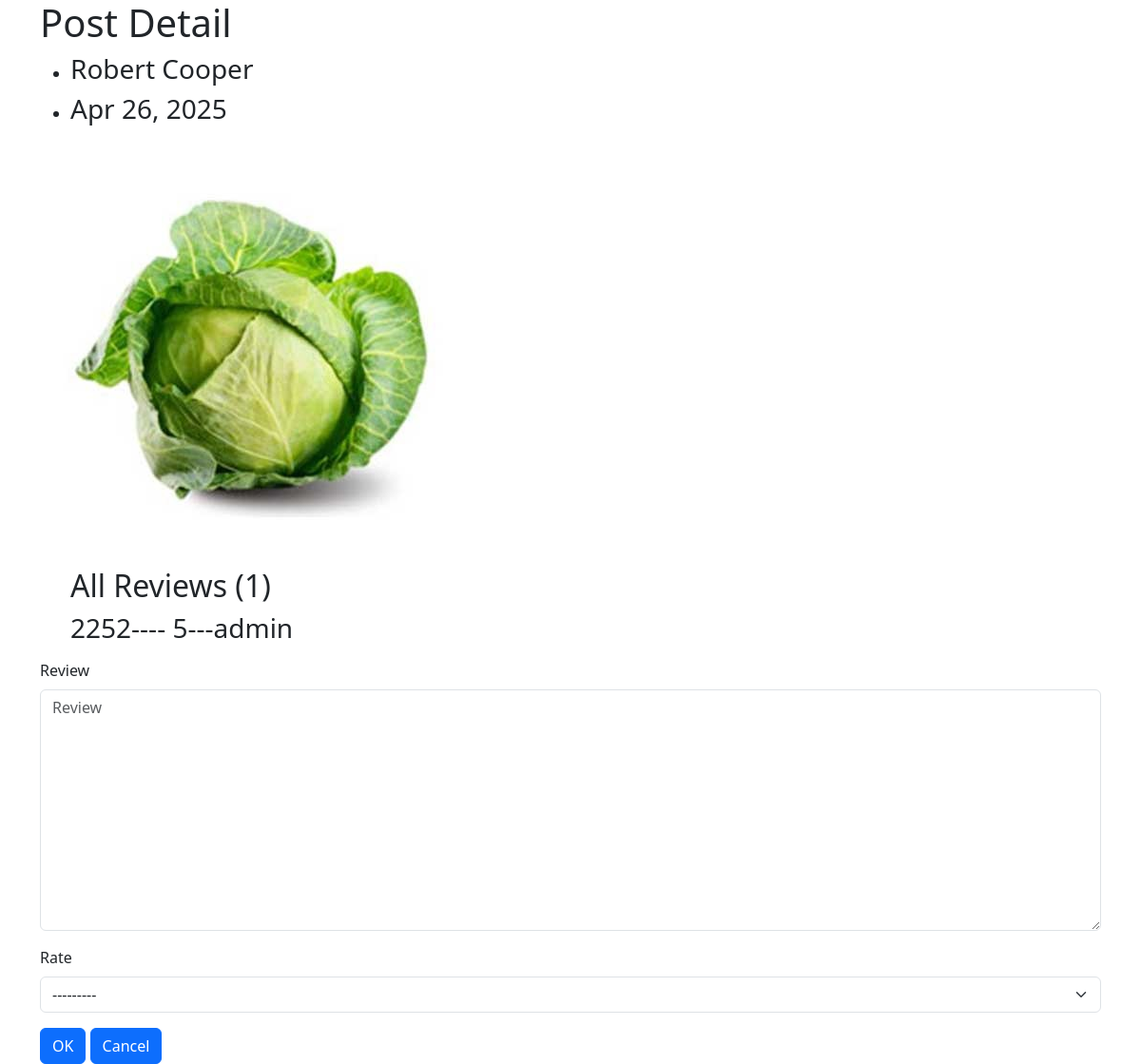
The page /blog/robert-cooper on the database its author committed.
### blog/models.py (models this page shows, shortened)
class Post(models.Model):
    user=models.ForeignKey(User,related_name='post_user',on_delete=models.CASCADE)
    title=models.CharField(max_length=120)
    content=models.TextField(max_length=2500)
    image=models.ImageField(upload_to='photo_post')
    publish_date=models.DateTimeField(default=timezone.now)
    tags = TaggableManager()
    category=models.ForeignKey('Category',related_name='post_category',on_delete=models.SET_NULL,null=True,blank=True)
    slug=models.SlugField(null=True,blank=True)
    draft=models.BooleanField(default=True)
    def __str__(self):
        return self.title

class Review(models.Model):
    post=models.ForeignKey(Post,related_name='review_post',on_delete=models.CASCADE)
    user=models.ForeignKey(User,related_name='review_user_post',on_delete=models.CASCADE)
    review=models.TextField(max_length=500)
    publish_date=models.DateTimeField(default=timezone.now)
    rate=models.IntegerField(choices=[(i,i) for i in range(1,6)])

### blog/views.py (the view)
# urls.py: path('<slug:slug>',views.post_detail,name='post-detail'),
def post_detail(request,slug):
    post=Post.objects.get(slug=slug)
    reviews=Review.objects.filter(post=post)
    if request.method=='POST':
        form=ReviewForm(request.POST)
        if form.is_valid():
            myform=form.save(commit=False)
            myform.post=post
            myform.user=request.user
            myform.save()
            return redirect(f'/blog/{slug}')
    else:
        form=ReviewForm()
    context={
        'post':post,
        'reviews':reviews,
        'form':form
    }
    return render(request,'blog/post_detail.html',context)

### blog/forms.py
class ReviewForm(forms.ModelForm):
    class Meta:
        model=Review
        fields=['review','rate']

### blog/templates/blog/post_detail.html (shortened to what this page needs)
{% load django_bootstrap5 %}
<!doctype html>
<html lang="en">
  <head>
    <link href="https://cdn.jsdelivr.net/npm/bootstrap@5.3.5/dist/css/bootstrap.min.css" rel="stylesheet">
  </head>
  <body>
    <div class="container">
        <h1>Post Detail</h1>
        <ul>
            <li>
                <h3>{{post}}</h3>
            </li>
            <li>
                <h3>{{post.publish_date|date:"M d, Y"}}</h3>
            </li>
        </ul>
    <img src="{{post.image.url}}" alt="">
    <ul>
        <h2>All Reviews ({{reviews|length}})</h2>
        {% for review in reviews %}
          <h3>{{review.review|truncatewords:25}}---- {{review.rate}}---{{review.user}}</h3>
          {% empty %}
          <li><h4>Sorry , There Are No Reviews </h4></li>
        {% endfor %}
    </ul>
    <form action="" method="post">
      {% bootstrap_form form %}
       {% bootstrap_button button_type="submit" content="OK" %}
       {% bootstrap_button button_type="reset" content="Cancel" %}
    </form>
    </div>
  </body>
</html>

### rows shown on the page
Post: title "Robert Cooper", publish_date "Apr 26, 2025", image (picture)
Review: review "2252", rate "5", user "admin"

### other values the page prints
{{ reviews|length }} "1"
